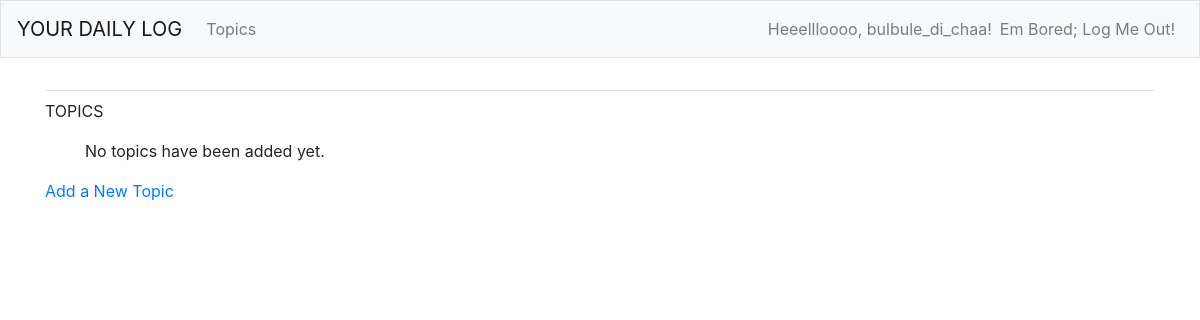
Page /topics/ (signed in) on the earlier database version.
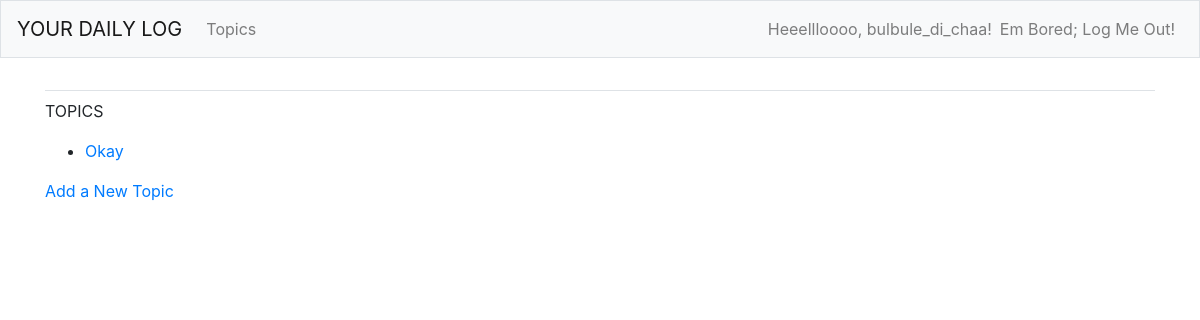
Same page on the later database version.
### YourDailyLog_App/models.py (models this page shows)
class Topic(models.Model):
    topicName = models.CharField(max_length=200)
    dateAndTime = models.DateTimeField(auto_now_add=True)
    owner = models.ForeignKey(User, on_delete=models.CASCADE)
    def __str__(self):
        return self.topicName

### YourDailyLog_App/views.py (the view)
# urls.py: path('topics/', views.topics, name="topics"),
@login_required # restrict access to certain pages to logged-in users
def topics(request):
    topicNames = Topic.objects.filter(owner=request.user).order_by(
                                                                   'dateAndTime'
                                                                  )
    context = {'topicNames': topicNames} # context is to be passed to the
    return render(request, "yourdailylog_app/topics.html", context)

### YourDailyLog_App/templates/yourdailylog_app/topics.html
{% extends "yourdailylog_app/base.html" %}
{% block content %}
  <p>TOPICS</p>
  <ul>
    {% for topic in topicNames %}
      <li>
        <a href="{% url 'YourDailyLog_App:topic' topic.id %}">
          {{ topic }}
        </a>
      </li>
    {% empty %}
      No topics have been added yet.
    {% endfor %}
  </ul>
  <a href="{% url 'YourDailyLog_App:new_topic' %}">Add a New Topic</a>
{% endblock content %}

Differences in the rows shown:
added Topic: topicName "Okay"
Other differences:
text no longer shown: "No topics have been added yet."
